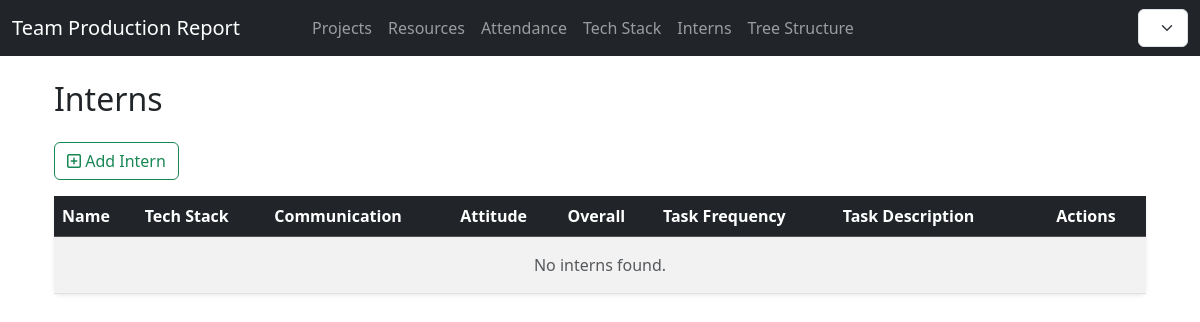
The app's page /interns/, older data.
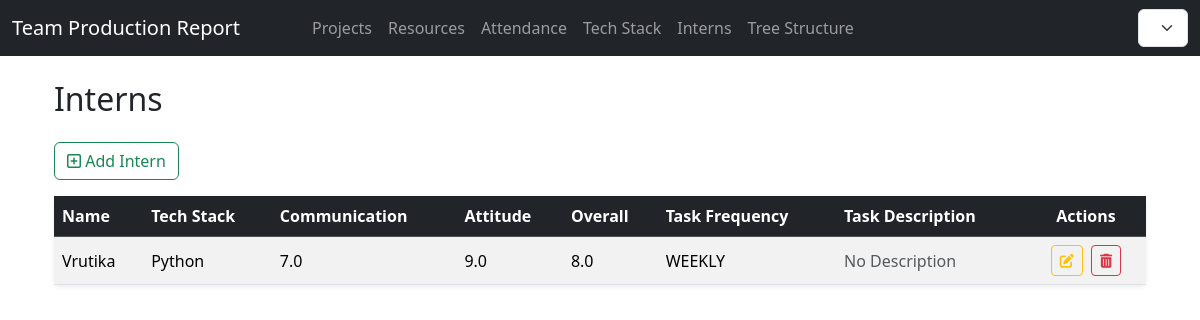
The same page, newer data.
### interns/models.py (models this page shows, shortened)
class Intern(models.Model):
    TASK_FREQUENCY_CHOICES = [
        ('WEEKLY', 'Weekly'),
        ('MONTHLY', 'Monthly'),
    ]
    name = models.CharField(max_length=100)
    tech_stack = models.ManyToManyField(
        Technology,
        help_text="Select multiple technologies the intern is working on."
    )
    communication_rating = models.FloatField(
        validators=[MinValueValidator(0), MaxValueValidator(10)],
        help_text="Rating out of 10"
    )
    attitude_rating = models.FloatField(
        validators=[MinValueValidator(0), MaxValueValidator(10)],
        help_text="Rating out of 10"
    )
    overall_rating = models.FloatField(
        editable=False,
        default=0,
        help_text="Auto-calculated average rating"
    )
    task_provided = models.BooleanField(default=False)
    task_frequency = models.CharField(
        max_length=10,
        choices=TASK_FREQUENCY_CHOICES,
        blank=True,
        null=True
    )
    task_description = models.TextField(
        blank=True,
        null=True,
        help_text="Description of the task assigned to the intern"
    )
    created_at = models.DateTimeField(auto_now_add=True)

class Technology(models.Model):
    name = models.CharField(max_length=50, unique=True)

### interns/views.py (the view)
# urls.py: path('', views.intern_list, name='intern_list'),
def intern_list(request):
    interns = Intern.objects.all()
    return render(request, 'interns/intern_list.html', {'interns': interns})

### interns/templates/interns/intern_list.html
{% extends 'base.html' %}
{% block content %}
<div class="container mt-4">
    <h2 class="mb-4">Interns</h2>
    <div class="d-flex align-items-center mb-3 gap-3 flex-wrap">
        <a href="{% url 'interns:intern_add' %}" class="btn btn-outline-success">
            <i class="far fa-plus-square"></i> Add Intern
        </a>
    </div>
    <div class="card shadow-sm border-0">
        <div class="card-body p-0">
            <div class="table-responsive">
                <table class="table table-striped mb-0 align-middle">
                    <thead class="table-dark">
                        <tr>
                            <th>Name</th>
                            <th>Tech Stack</th>
                            <th>Communication</th>
                            <th>Attitude</th>
                            <th>Overall</th>
                            <th>Task Frequency</th>
                            <th>Task Description</th>
                            <th class="text-center" style="width: 120px;">Actions</th>
                        </tr>
                    </thead>
                    <tbody>
                        {% for intern in interns %}
                        <tr>
                            <td>{{ intern.name }}</td>
                            <td>
                                {% for tech in intern.tech_stack.all %}
                                    <span>{{ tech.name }}</span>
                                {% empty %}
                                    <span>None</span>
                                {% endfor %}
                            </td>
                            <td>{{ intern.communication_rating }}</td>
                            <td>{{ intern.attitude_rating }}</td>
                            <td>{{ intern.overall_rating }}</td>
                            <td>
                                {% if intern.task_provided %}
                                    {{ intern.task_frequency }}
                                {% else %}
                                    <span class="text-muted">Not Assigned</span>
                                {% endif %}
                            </td>
                            <td>
                                {% if intern.task_description %}
                                    {{ intern.task_description|linebreaksbr }}
                                {% else %}
                                    <span class="text-muted">No Description</span>
                                {% endif %}
                            </td>
                            <td class="text-center">
                                <a href="{% url 'interns:intern_edit' intern.pk %}"
                                   class="btn btn-sm btn-outline-warning me-1" title="Edit">
                                    <i class="fas fa-edit"></i>
                                </a>
                                <a href="{% url 'interns:intern_delete' intern.pk %}"
                                   class="btn btn-sm btn-outline-danger" title="Delete">
                                    <i class="fas fa-trash-alt"></i>
                                </a>
                            </td>
                        </tr>
                        {% empty %}
                        <tr>
                            <td colspan="8" class="text-center text-muted py-3">No interns found.</td>
                        </tr>
                        {% endfor %}
                    </tbody>
                </table>
            </div>
        </div>
    </div>
</div>
{% endblock %}

Row changes from the older to the newer data that the page shows:
added Intern: name "Vrutika", communication_rating "7.0", attitude_rating "9.0", overall_rating "8.0", task_frequency "WEEKLY", shows "No Description"
added Technology: name "Python"
Text that changed along with them:
text no longer shown: "No interns found."
